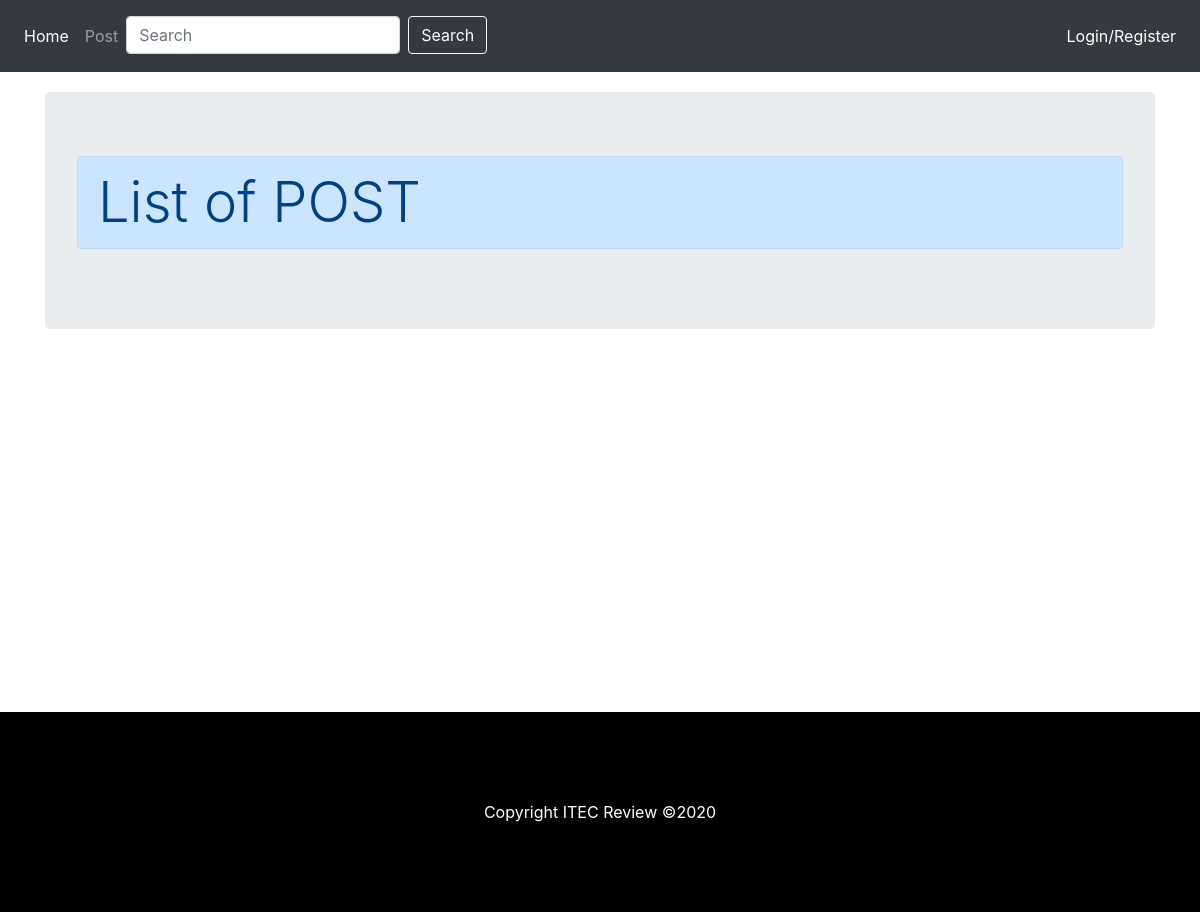
/index.php?a=7, run on an earlier commit of the app's database.
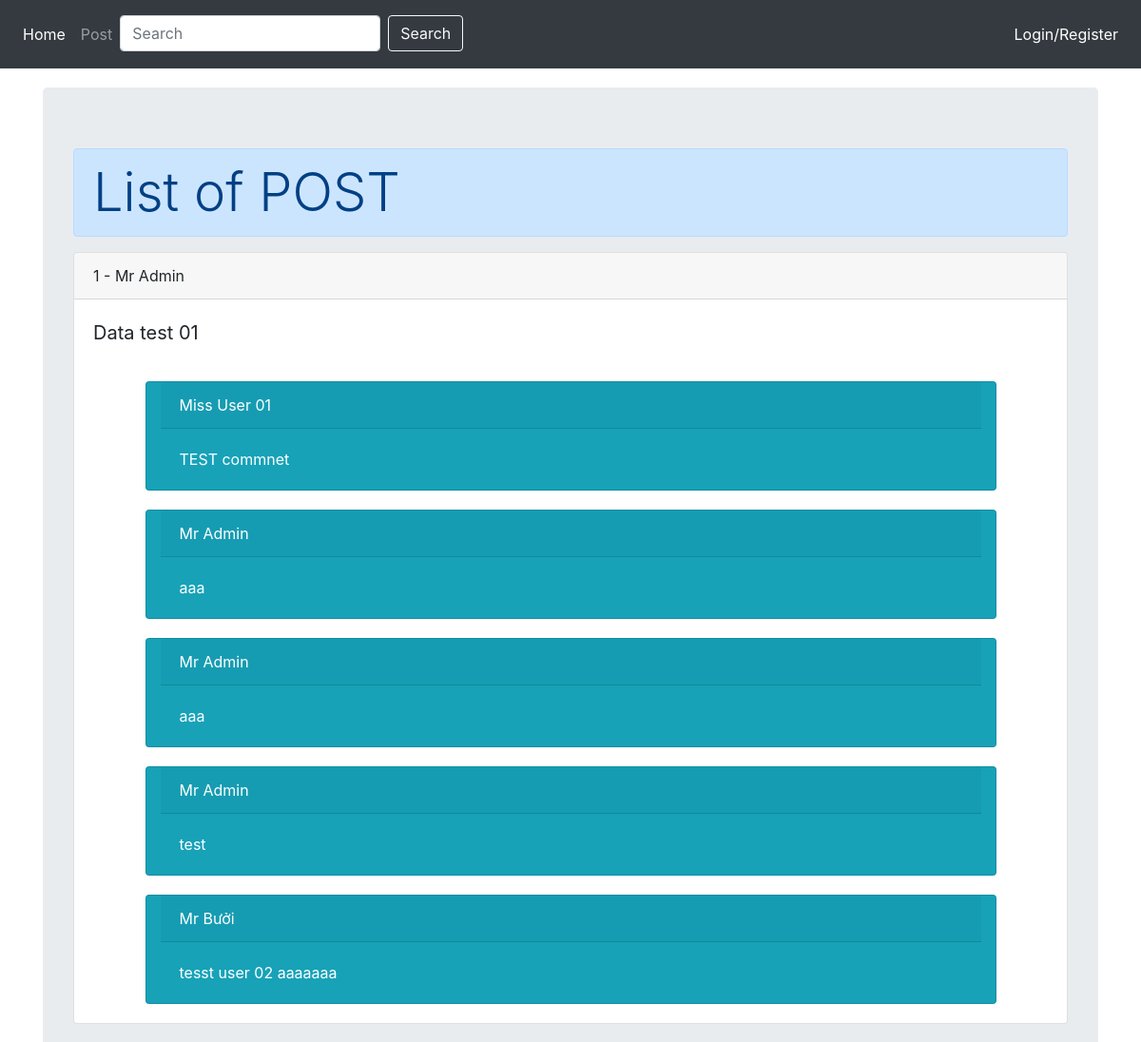
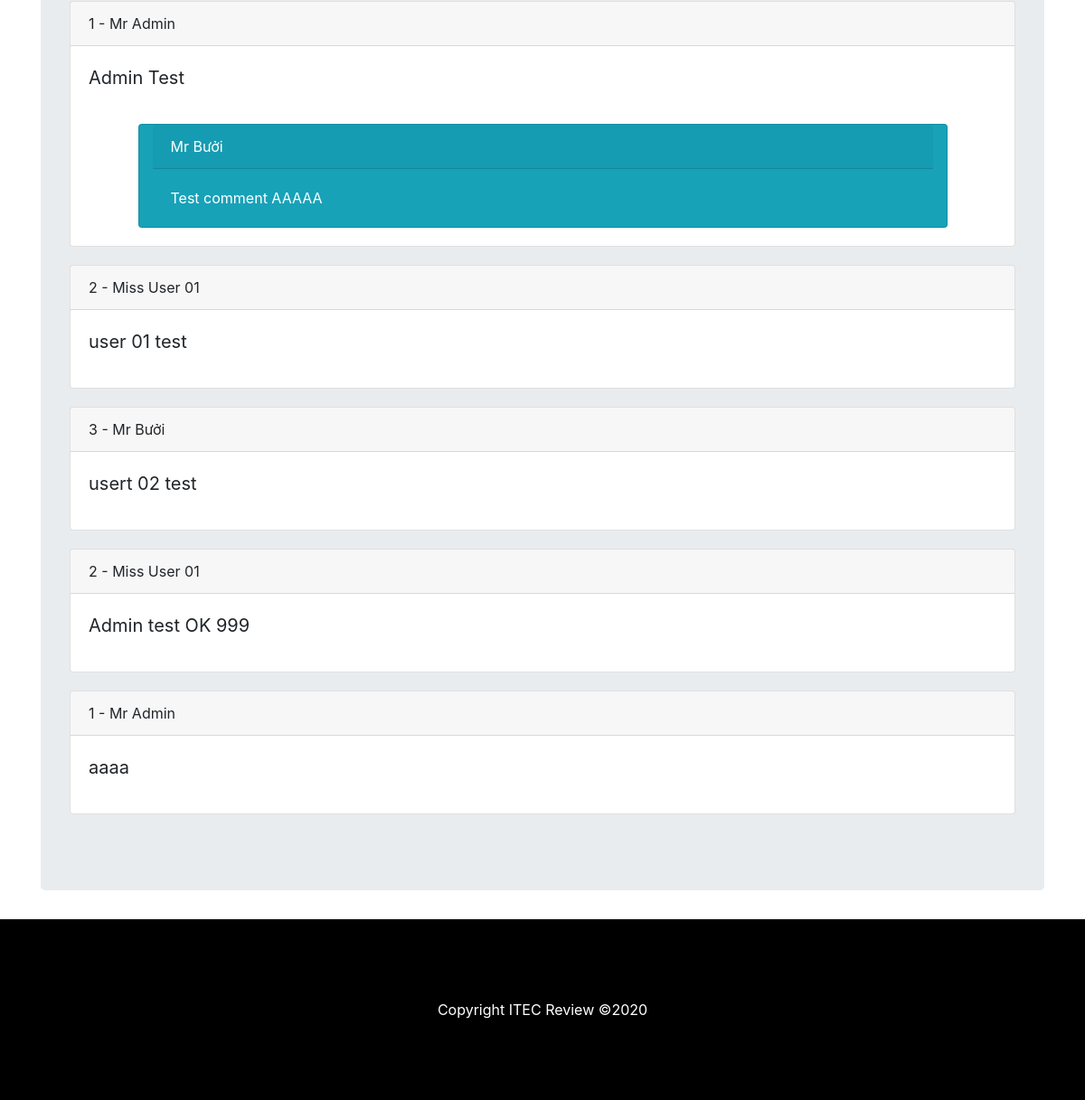
And on a later commit of the database (2 pictures, top to bottom).
### tables this page shows
CREATE TABLE `post` (
  `id` int(11) NOT NULL,
  `user_id` int(11) NOT NULL,
  `post_content` varchar(1024) NOT NULL
);

CREATE TABLE `user` (
  `id` int(11) NOT NULL,
  `username` varchar(255) NOT NULL,
  `password` varchar(255) NOT NULL,
  `fullname` varchar(255) NOT NULL,
  `email` varchar(255) NOT NULL
);

CREATE TABLE `comment` (
  `id` int(11) NOT NULL,
  `post_id` int(11) NOT NULL,
  `user_id` int(11) NOT NULL,
  `comment_content` varchar(1024) NOT NULL
);

### lib/Database.php (called while the page is built, shortened)
<?php
    class Database {
        private $db_host = "localhost";
        private $db_name = "db_acc_oop";
        private $db_user = "root";
        private $db_pass = "root";
        private $db_port = "3306";
        public function executeQuery($sql) {
            $connection = mysqli_connect($this->db_host, $this->db_user, $this->db_pass, $this->db_name, $this->db_port) or
                            die ("Cannot connect to DB");
            mysqli_query($connection, "set name 'utf8'");
            $result = mysqli_query($connection, $sql);
            return $result;
        }
    }
?>

### model/post.php (called while the page is built, shortened)
<?php
    class post extends Database {
        public function getAll(){
            $sql = "SELECT p.id as id, u.id as user_id, u.fullname as user_fullname, p.post_content FROM post p, user u WHERE p.user_id = u.id";
            $result = $this->executeQuery($sql);
            $lstPost = [];
            while($row = $result->fetch_assoc()){
                $post = new Post();
                $post->id = $row["id"];
                $post->user_id = $row["user_id"];
                $post->user_fullname = $row["user_fullname"];
                $post->post_content = $row["post_content"];
                $comment = new comment();
                $post->lstComment = $comment->getAllByPostID($post->id);
                $lstPost[] = $post;
            }
            return $lstPost;
        }
    }
?>

### model/comment.php (called while the page is built, shortened)
<?php
    class comment extends Database {
        public function getAllByPostID($post_id) {
            $sql = "SELECT c.id, c.user_id, u.fullname, post_id, comment_content FROM user u, comment c WHERE c.user_id = u.id AND c.post_id = $post_id";
            $result = $this->executeQuery($sql);
            $lstComment = [];
            while($row = $result->fetch_assoc()){
                $comment = new comment();
                $comment->id = $row["id"];
                $comment->user_id = $row["user_id"];
                $comment->user_fullname = $row["fullname"];
                $comment->post_id = $row["post_id"];
                $comment->comment_content = $row["comment_content"];
                $lstComment[] = $comment;
            }
            return $lstComment;
        }
    }
?>

### pages/iPost.php (the view, shortened to what this page needs)
<div class="card">
    <div class="card-header">
        <?php echo "$p->user_id - $p->user_fullname"; ?>
    </div>
    <div class="card-body">
        <blockquote class="blockquote mb-0">
            <p>
                <?php
                    $content = $p->post_content;
                    echo $content;
                ?>
            </p>
        </blockquote>
    </div>
    <?php
        foreach($p->lstComment as $c){
            include("./pages/iComment.php");
        }
    ?>
</div>

### index.php (shortened to what this page needs)
<!doctype html>
<html lang="en">
<head>
    <link rel="stylesheet" href="https://stackpath.bootstrapcdn.com/bootstrap/4.4.1/css/bootstrap.min.css"
>
    <link rel='stylesheet' href="./css/style.css" />
</head>
<body>
    <?php require_once("./include/header.php"); ?>
    <div class="container" id="content">
        <?php
            $action = 1;
            if(isset($_GET["a"])) {
                $action = $_GET["a"];
            }
            switch($action) {
                case 7:
                    include("./pages/pListOfPost.php");
                    break;
            }
        ?>
    </div>
    <?php require_once("./include/footer.php"); ?>
</body>
</html>

### include/header.php (shortened to what this page needs)
<nav class="navbar navbar-expand-lg navbar-dark bg-dark">
    <div class="collapse navbar-collapse" id="navbarTogglerDemo03">
        <ul class="navbar-nav mr-auto mt-2 mt-lg-0">
            <li class="nav-item active">
                <a class="nav-link" href="./index.php?a=1">Home <span class="sr-only">(current)</span></a>
            </li>
            <li class="nav-item">
                <a class="nav-link" href="./index.php?a=7">Post</a>
            </li>
            <li class="nav-item">
                <form class="form-inline my-2 my-lg-0">
                    <input class="form-control mr-sm-2" type="search" placeholder="Search" aria-label="Search">
                    <button class="btn btn-outline-light my-2 my-sm-0" type="submit">Search</button>
                </form>
            </li>
        </ul>
        <ul class="navbar-nav mt-2 mt-lg-0">
            <?php
                if(isset($_SESSION['user']) == true) {
                    ?>
                        <li class="nav-item my-2 my-lg-2 active">
                            <span class="nav-link">Welcome, <?php echo unserialize($_SESSION['user'])->fullname; ?> | </span>
                        </li>
                        <li class="nav-item my-2 my-lg-2 active">
                            <a class="nav-link" href="./index.php?a=4">Log-out</a>
                        </li>
                    <?php
                } else {
                    ?>
                        <li class="nav-item my-2 my-lg-2 active">
                            <a class="nav-link" href="./index.php?a=2">Login/Register</a>
                        </li>
                    <?php
                }
            ?>
        </ul>
    </div>
</nav>

### pages/pListOfPost.php (shortened to what this page needs)
<div class="jumbotron">
    <h1 class="display-4 alert alert-primary">List of POST</h1>
    <?php
        $post = new post();
        $lstPost = $post->getAll();
        foreach($lstPost as $p) {
            include("./pages/iPost.php");
        }
    ?>
</div>

### include/footer.php
<footer class="container-fluid">
    Copyright ITEC Review &copy;2020
</footer>

### pages/iComment.php
<div class="row">
    <div class="col-1"></div>
    <div class="card text-white bg-info mb-9 col-10">
        <div class="card-header">
            <?php echo $c->user_fullname; ?>
        </div>
        <div class="card-body">
            <p class="card-text">
                <?php echo $c->comment_content; ?>
            </p>
        </div>
    </div>
</div>

### css/style.css (style rules this page uses)
#content { margin: 20px auto; min-height: 600px; }
footer { height: 200px; background-color: #000000; color: #ffffff; text-align: center; line-height: 200px; }
.card { margin-bottom: 20px; }

What changed in the data, as far as the page shows it:
added post: user "1", user.fullname "Mr Admin", post_content "Data test 01"
added comment: user.fullname "Miss User 01", comment_content "TEST commnet", shown under "1"
added comment: user.fullname "Mr Admin", comment_content "aaa", shown under "1"
added comment: user.fullname "Mr Admin", comment_content "aaa", shown under "1"
added comment: user.fullname "Mr Admin", comment_content "test", shown under "1"
added comment: user.fullname "Mr Bưởi", comment_content "tesst user 02 aaaaaaa", shown under "1"
added post: user "1", user.fullname "Mr Admin", post_content "Admin Test"
added comment: user.fullname "Mr Bưởi", comment_content "Test comment AAAAA", shown under "1"
added post: user "2", user.fullname "Miss User 01", post_content "user 01 test"
added post: user "3", user.fullname "Mr Bưởi", post_content "usert 02 test"
added post: user "2", user.fullname "Miss User 01", post_content "Admin test OK 999"
added post: user "1", user.fullname "Mr Admin", post_content "aaaa"
